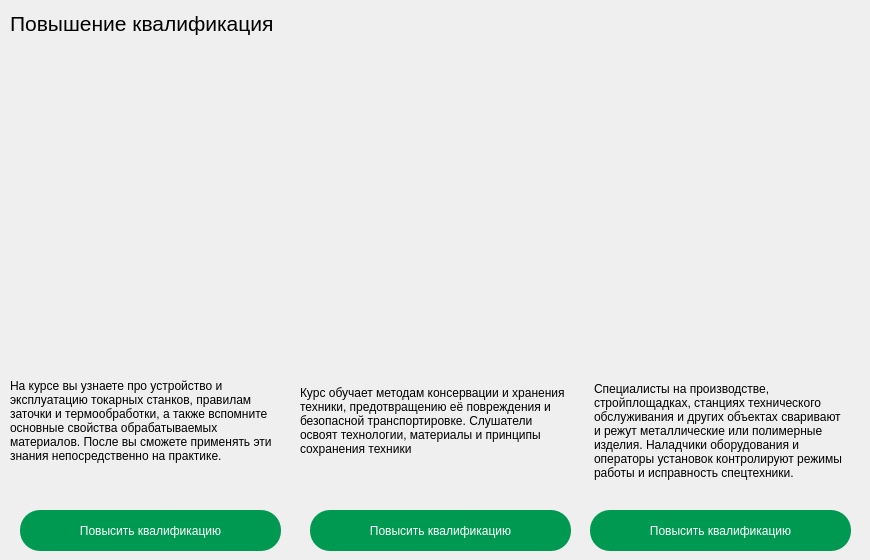
         <widget class="QWidget" name="education_page">
          <widget class="QLabel" name="label_12">
           <property name="geometry">
            <rect>
             <x>10</x>
             <y>50</y>
             <width>261</width>
             <height>291</height>
            </rect>
           </property>
           <property name="minimumSize">
            <size>
             <width>261</width>
             <height>291</height>
            </size>
           </property>
           <property name="maximumSize">
            <size>
             <width>261</width>
             <height>291</height>
            </size>
           </property>
           <property name="styleSheet">
            <string notr="true">border-radius:20px;
                                                </string>
           </property>
           <property name="text">
            <string/>
           </property>
           <property name="pixmap">
            <pixmap resource="../resourses.qrc">:/res/dude.png</pixmap>
           </property>
           <property name="scaledContents">
            <bool>true</bool>
           </property>
          </widget>
          <widget class="QLabel" name="label_17">
           <property name="geometry">
            <rect>
             <x>290</x>
             <y>50</y>
             <width>281</width>
             <height>291</height>
            </rect>
           </property>
           <property name="text">
            <string/>
           </property>
           <property name="pixmap">
            <pixmap resource="../resourses.qrc">:/res/dude2.png</pixmap>
           </property>
           <property name="scaledContents">
            <bool>true</bool>
           </property>
          </widget>
          <widget class="QLabel" name="label_25">
           <property name="geometry">
            <rect>
             <x>590</x>
             <y>50</y>
             <width>271</width>
             <height>291</height>
            </rect>
           </property>
           <property name="text">
            <string/>
           </property>
           <property name="pixmap">
            <pixmap resource="../resourses.qrc">:/res/dude1.png</pixmap>
           </property>
           <property name="scaledContents">
            <bool>true</bool>
           </property>
          </widget>
          <widget class="QPushButton" name="pushButton_link1">
           <property name="geometry">
            <rect>
             <x>20</x>
             <y>510</y>
             <width>261</width>
             <height>41</height>
            </rect>
           </property>
           <property name="styleSheet">
            <string notr="true">background-color: rgb(0, 153, 81);
                                                    color: white;
                                                    border-radius: 20px;
                                                </string>
           </property>
           <property name="text">
            <string>Повысить квалификацию</string>
           </property>
          </widget>
          <widget class="QPushButton" name="pushButton_link2">
           <property name="geometry">
            <rect>
             <x>310</x>
             <y>510</y>
             <width>261</width>
             <height>41</height>
            </rect>
           </property>
           <property name="styleSheet">
            <string notr="true">background-color: rgb(0, 153, 81);
                                                    color: white;
                                                    border-radius: 20px;
                                                </string>
           </property>
           <property name="text">
            <string>Повысить квалификацию</string>
           </property>
          </widget>
          <widget class="QPushButton" name="pushButton_link3">
           <property name="geometry">
            <rect>
             <x>590</x>
             <y>510</y>
             <width>261</width>
             <height>41</height>
            </rect>
           </property>
           <property name="styleSheet">
            <string notr="true">background-color: rgb(0, 153, 81);
                                                    color: white;
                                                    border-radius: 20px;
                                                </string>
           </property>
           <property name="text">
            <string>Повысить квалификацию</string>
           </property>
          </widget>
          <widget class="QLabel" name="label_31">
           <property name="geometry">
            <rect>
             <x>10</x>
             <y>360</y>
             <width>271</width>
             <height>121</height>
            </rect>
           </property>
           <property name="styleSheet">
            <string notr="true">QLabel{
                                                    setWordWrap(true);
                                                    }
                                                </string>
           </property>
           <property name="text">
            <string>На курсе вы узнаете про устройство и эксплуатацию токарныx станков, правилам заточки и термообработки, а также вспомните основные свойства обрабатываемых материалов. После вы сможете применять эти знания непосредственно на практике.                                                </string>
           </property>
           <property name="wordWrap">
            <bool>true</bool>
           </property>
          </widget>
          <widget class="QLabel" name="label_32">
           <property name="geometry">
            <rect>
             <x>300</x>
             <y>360</y>
             <width>271</width>
             <height>121</height>
            </rect>
           </property>
           <property name="text">
            <string>Курс обучает методам консервации и хранения техники, предотвращению её повреждения и безопасной транспортировке. Слушатели освоят технологии, материалы и принципы сохранения техники</string>
           </property>
           <property name="wordWrap">
            <bool>true</bool>
           </property>
          </widget>
          <widget class="QLabel" name="label_33">
           <property name="geometry">
            <rect>
             <x>594</x>
             <y>365</y>
             <width>251</width>
             <height>131</height>
            </rect>
           </property>
           <property name="text">
            <string>Специалисты на производстве, стройплощадках, станциях технического обслуживания и других объектах сваривают и режут металлические или полимерные изделия. Наладчики оборудования и операторы установок контролируют режимы работы и исправность спецтехники.</string>
           </property>
           <property name="wordWrap">
            <bool>true</bool>
           </property>
          </widget>
          <widget class="QWidget" name="layoutWidget">
           <property name="geometry">
            <rect>
             <x>10</x>
             <y>10</y>
             <width>841</width>
             <height>27</height>
            </rect>
           </property>
           <layout class="QHBoxLayout" name="horizontalLayout_2">
            <item>
             <widget class="QLabel" name="label_30">
              <property name="font">
               <font>
                <pointsize>16</pointsize>
               </font>
              </property>
              <property name="text">
               <string>Повышение квалификация</string>
              </property>
             </widget>
            </item>
            <item>
             <spacer name="horizontalSpacer">
              <property name="orientation">
               <enum>Qt::Horizontal</enum>
              </property>
              <property name="sizeHint" stdset="0">
               <size>
                <width>40</width>
                <height>20</height>
               </size>
              </property>
             </spacer>
            </item>
           </layout>
          </widget>
         </widget>
